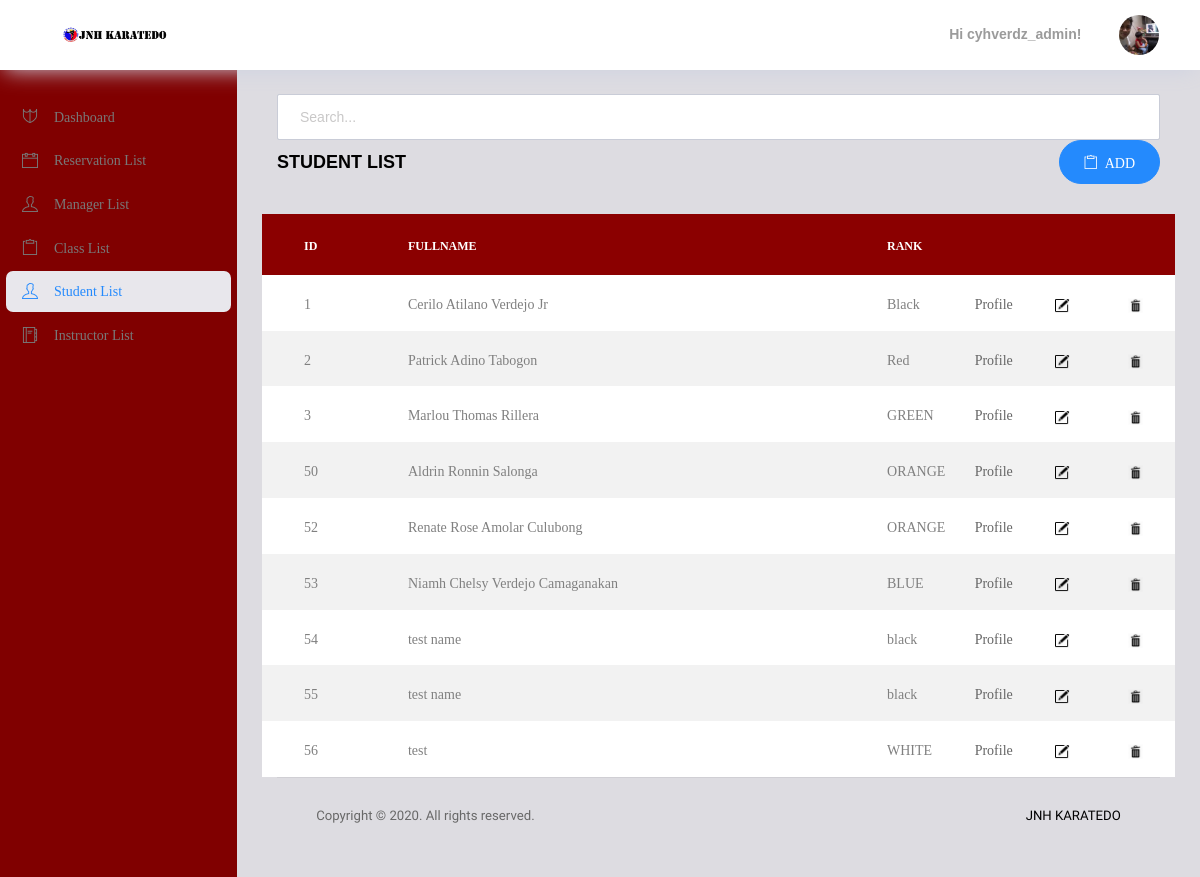
Page /adminstudent.php (signed in) on the committed database.
### tables this page shows
CREATE TABLE `tblstudent_info` (
  `Student_Id` int(10) NOT NULL AUTO_INCREMENT,
  `Rank` varchar(10) NOT NULL,
  `Name` varchar(50) NOT NULL,
  `Address` varchar(50) NOT NULL,
  `Birthday` date NOT NULL,
  `Age` int(10) NOT NULL,
  `Gender` varchar(6) NOT NULL,
  `Contact_No` varchar(20) NOT NULL,
  `Fathers_Name` varchar(50) NOT NULL,
  `FOccupation` varchar(50) NOT NULL,
  `FContact_No` varchar(20) NOT NULL,
  `Mothers_Name` varchar(50) NOT NULL,
  `MOccupation` varchar(50) NOT NULL,
  `MContact_No` varchar(20) NOT NULL,
  `Payment` float NOT NULL,
  `Balance` float NOT NULL,
  `Comment` varchar(300) NOT NULL,
  PRIMARY KEY (`Student_Id`)
);

### adminstudent.php (the view, shortened to what this page needs)
<!DOCTYPE html>
<html lang="en">
<head>
  <link rel="stylesheet" href="vendors/ti-icons/css/themify-icons.css">
  <link rel="stylesheet" href="vendors/base/vendor.bundle.base.css">
  <link rel="stylesheet" href="css/style.css">
</head>
<body>
  <?php include'_navbar.php'; ?>
   <div class="main-panel">
        <div class="content-wrapper">
          <div class="row">
            <div class="col-md-12 grid-margin">
                <div class="search-container">
                  <form method="POST" action="adminstudent.php">
                  <input type="text" name="search" placeholder="Search..." class="form-control form-contro-sm">
                  </form>
                </div>
              <div class="d-flex justify-content-between align-items-center">
                <div>
                  <h4 class="font-weight-bold mb-0">STUDENT LIST</h4>
                </div>
                <div>
                    <a class="ti-clipboard btn-icon-prepend btn btn-primary btn-icon-text btn-rounded" href="add.php?add=true&student=true">
                      ADD
                    </a>
                </div>
              </div>
            </div>
          </div>
<div class="row">
<?php
require_once('connection.php');
if (isset($_POST['search'])) {
$search=$_POST['search'];
$search=preg_replace("#[^0-9a-z]#i"," ",$search);
$query = "SELECT * FROM tblstudent_info WHERE Name LIKE '%$search%'";
$result = mysqli_query($con,$query);
}else{
$query = 'SELECT * FROM tblstudent_info';
$result = mysqli_query($con,$query);
}
if(mysqli_num_rows($result) > 0){
?>
                <div class="table100 ver5 m-b-110" style="align-self: center;">
                    <table data-vertable="ver5">
                        <thead>
                            <tr class="row100 head">
                                <th class="column100 column1" data-column="column1">Id</th>
                                <th class="column100 column2" data-column="column2">Fullname</th>
                                 <th class="column100 column3" data-column="column3">Rank</th>
                                <th class="column100 column4" data-column="column4"></th>
                                <th class="column100 column5" data-column="column5"></th>
                                <th class="column100 column6" data-column="column6"></th>
                            </tr>
                        </thead>
                        <tbody>
    <?php
    while($rows=mysqli_fetch_assoc($result)){
    ?>
            <tr class="row100">
                <td class="column100 column1" data-column="column1"><?php echo $rows["Student_Id"] ?></td>
                <td class="column100 column2" data-column="column2"><?php echo $rows["Name"]?></td>
                <td class="column100 column3" data-column="column3"><?php echo $rows['Rank']?></td>
                <td class="column100 column4" data-column="column4">
                  <button name="btnprofile" id="btnprofile" class="btn-icon-text">
                    <a href="studentprofile.php?id=<?php echo $rows['Student_Id']?>">Profile
                  </button>
                </td>
                <td class="column100 column5" data-column="column5">
                   <a name="btnedit" id="btnedit" class="btn-icon-prepend" href="add.php?edit=<?php echo $rows['Student_Id']?>&student=true&add=true;">
                   <img src="images/icons/editicon.png" style="height: :9px;width:15px;"> </a>
               </td>
                 <td class="column100 column6" data-column="column6">
                    <a name="btndelete" id="btndelete" class="btn-icon-prepend" href="process.php?dels=<?php echo $rows['Student_Id']?>">
                     <img src="images/icons/deleteicon.png"  style="height: :9px;width:15px;">
                </td>
            </tr>
    <?php } ?>
              </tbody>
                    </table>
                </div>
<?php }else {
    echo "No Record Found!!";
}
?>
          </div>
   <?php include'_footer.php'; ?>
      </div>
    </div>
  </div>
</body>
</html>

### _navbar.php (shortened to what this page needs)
<div class="container-scroller">
    <nav class="navbar col-lg-12 col-12 p-0 fixed-top d-flex flex-row">
      <div class="text-center navbar-brand-wrapper d-flex align-items-center justify-content-center">
        <a class="navbar-brand brand-logo mr-7" href="index.php"><img src="images\jnhlogo2.png" class="mr-2" alt="logo"/></a>
      </div>
      <div class="navbar-menu-wrapper d-flex align-items-center justify-content-end">
        <ul class="navbar-nav navbar-nav-right">
            <li class="nav-item nav-profile dropdown">
               <div style="padding: 30px;"><b><?php echo "Hi " .$_SESSION['username']."!";?> &nbsp</b></div>
            <a class="nav-link dropdown-toggle" href="#" data-toggle="dropdown" id="profileDropdown">
              <img src="images/cyh.jpg" alt="profile"/>
            </a>
          </li>
        </ul>
      </div>
    </nav>
    <div class="container-fluid px-0 page-body-wrapper">
      <nav class="sidebar sidebar-offcanvas" id="sidebar" style="background-color:  #800000">
        <ul class="nav">
          <li class="nav-item">
            <a class="nav-link" href="index.php">
              <i class="ti-shield menu-icon"></i>
              <span class="menu-title">Dashboard</span>
            </a>
          </li>
           <li class="nav-item">
            <a class="nav-link" href="adminreserve.php">
              <i class="ti-calendar menu-icon"></i>
              <span class="menu-title">Reservation List</span>
            </a>
          </li>
<?php
if ($_SESSION['role']=="super_user") {
?>
          <li class="nav-item">
            <a class="nav-link" href="adminmanager.php">
              <i class="ti-user menu-icon"></i>
              <span class="menu-title">Manager List</span>
            </a>
          </li>
          <?php }?>
          <li class="nav-item">
            <a class="nav-link" href="adminclass.php">
              <i class="ti-clipboard menu-icon"></i>
              <span class="menu-title">Class List</span>
            </a>
          </li>
          <li class="nav-item">
            <a class="nav-link" href="adminstudent.php">
              <i class="ti-user menu-icon"></i>
              <span class="menu-title">Student List</span>
            </a>
          </li>
           <li class="nav-item">
            <a class="nav-link" href="admininstructor.php">
              <i class="ti-agenda menu-icon"></i>
              <span class="menu-title">Instructor List</span>
            </a>
          </li>
        </ul>
      </nav>

### _footer.php
<footer class="footer" style="width: 100%;">
  <div class="d-sm-flex justify-content-center justify-content-sm-between">
    <span class="text-muted text-center text-sm-left d-block d-sm-inline-block">Copyright © <?php echo date("Y");?>. All rights reserved.</span>
    <span class="float-none float-sm-right d-block mt-1 mt-sm-0 text-center"> JNH KARATEDO</span>
  </div>
</footer>

### rows in the picture
tblstudent_info: Student_Id "1", Name "Cerilo Atilano Verdejo Jr", Rank "Black"
tblstudent_info: Student_Id "2", Name "Patrick Adino Tabogon", Rank "Red"
tblstudent_info: Student_Id "3", Name "Marlou Thomas Rillera", Rank "GREEN"
tblstudent_info: Student_Id "50", Name "Aldrin Ronnin Salonga", Rank "ORANGE"
tblstudent_info: Student_Id "52", Name "Renate Rose Amolar Culubong", Rank "ORANGE"
tblstudent_info: Student_Id "53", Name "Niamh Chelsy Verdejo Camaganakan", Rank "BLUE"
tblstudent_info: Student_Id "54", Name "test name", Rank "black"
tblstudent_info: Student_Id "55", Name "test name", Rank "black"
tblstudent_info: Student_Id "56", Name "test", Rank "WHITE"

### other values in the picture
$_SESSION['username'] "cyhverdz_admin"
